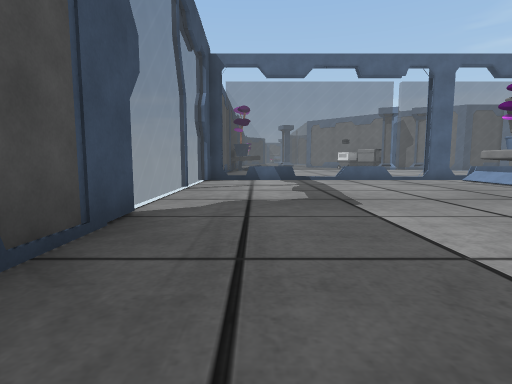
[1] (above)

24 first-person views from a walk through a Unity game level. The camera is 1.2 m above the floor, tilts 6° down and sees 80° across. The floor is counted in squares, 2 m on a side. Each view is taken from the middle of a square. On the plan, view 1 faces up. The plan holds only what a view shows up to about 9 squares ahead; the rest is blank. The place goes on beyond the plan.

[2]
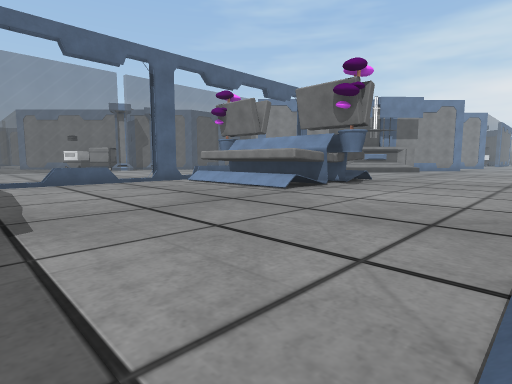

[3]
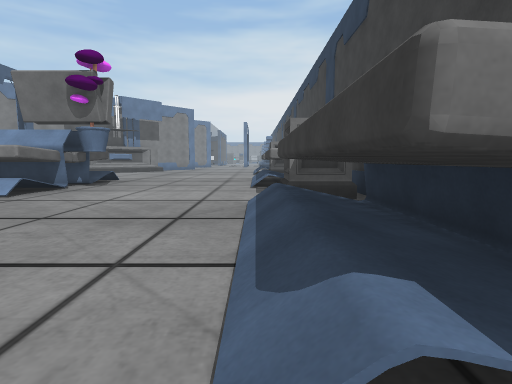

[4]
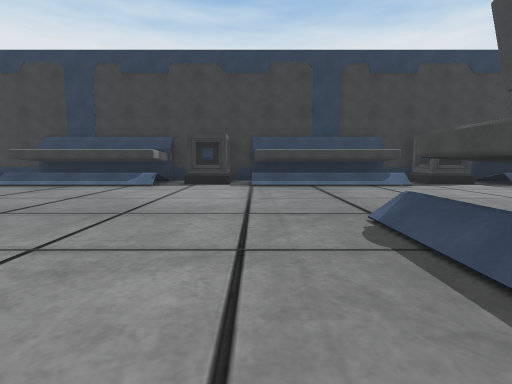

[5]
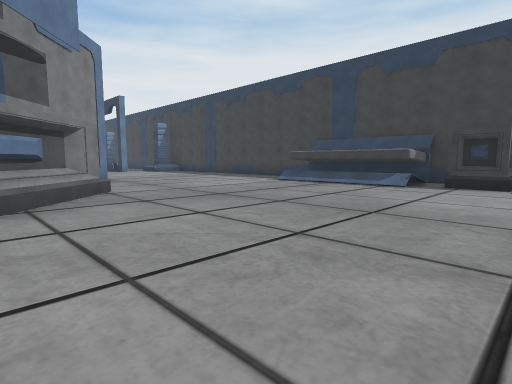

[6]
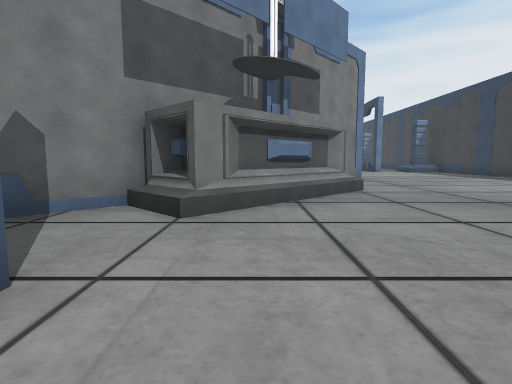

[7]
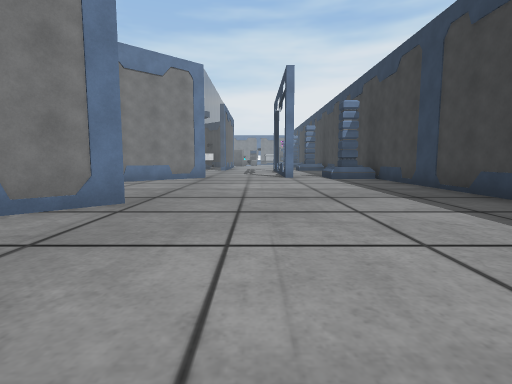

[8]
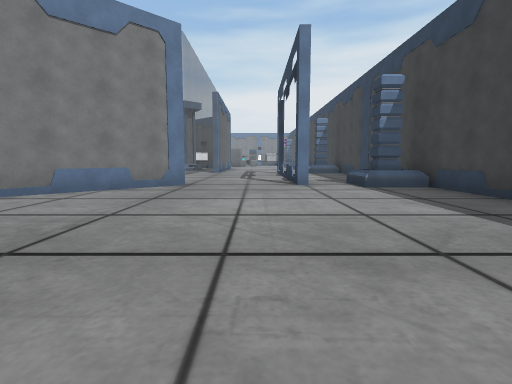

[9]
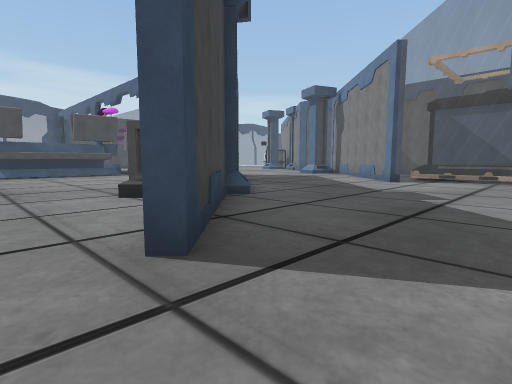

[10]
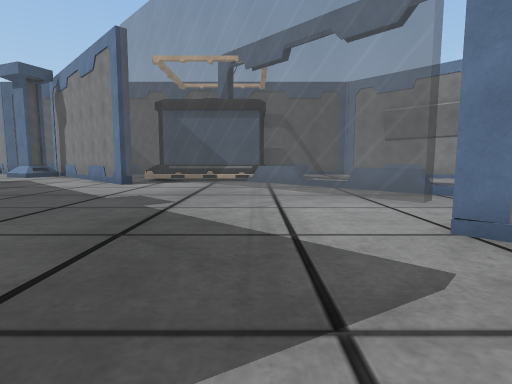

[11]
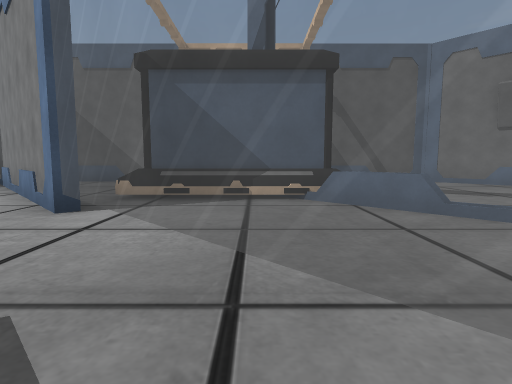

[12]
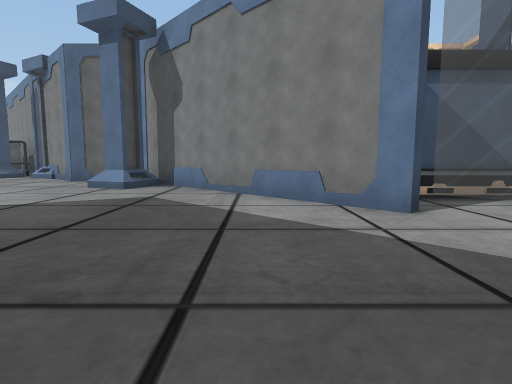

[13]
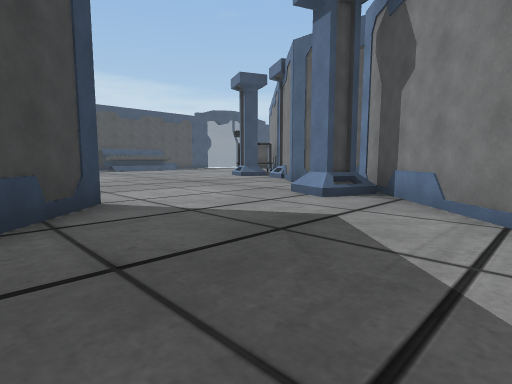

[14]
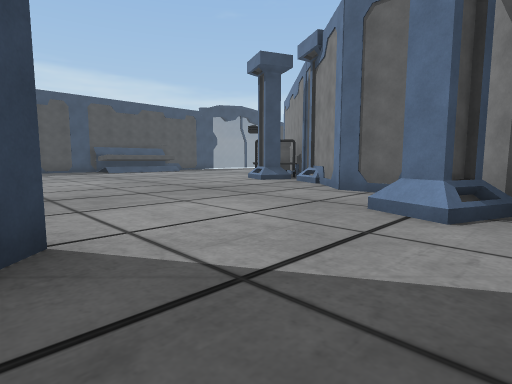

[15]
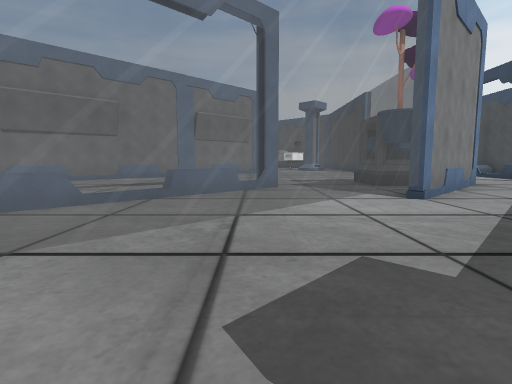

[16]
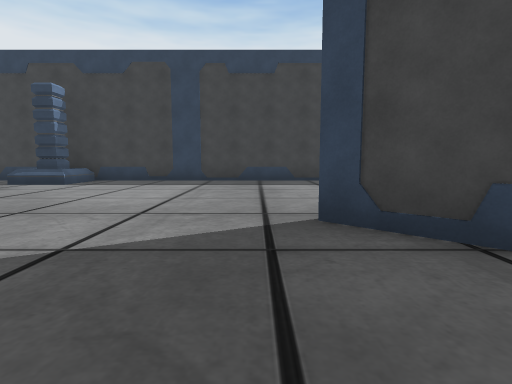

[17]
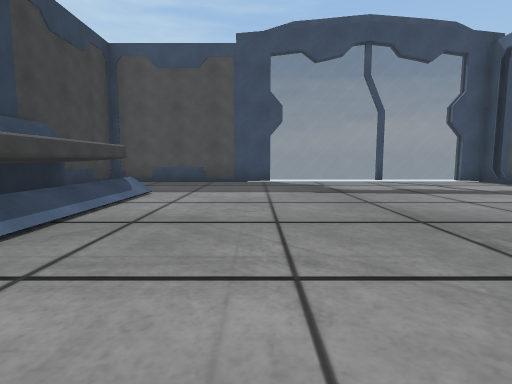

[18]
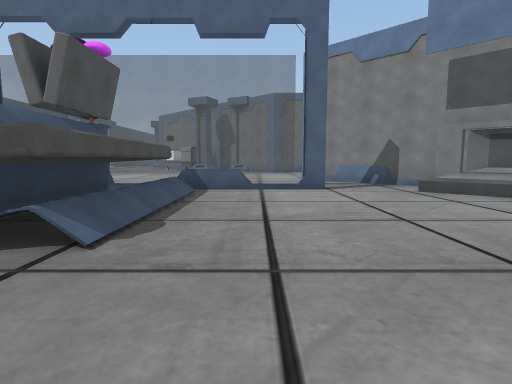

[19]
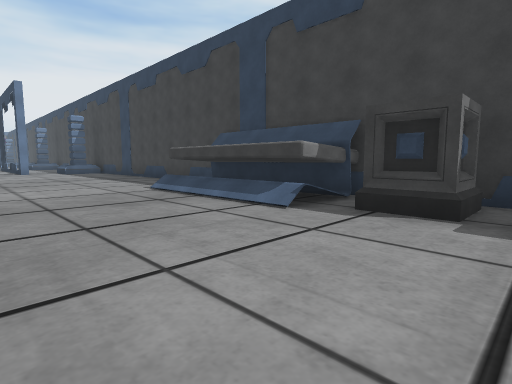

[20]
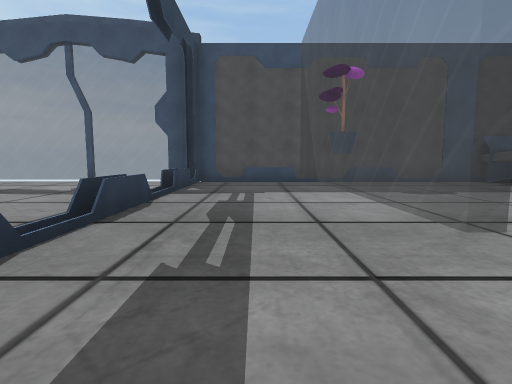

[21]
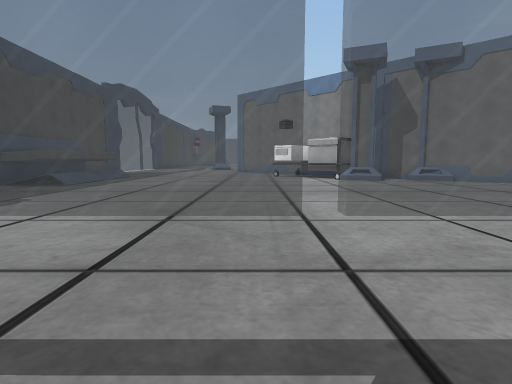

[22]
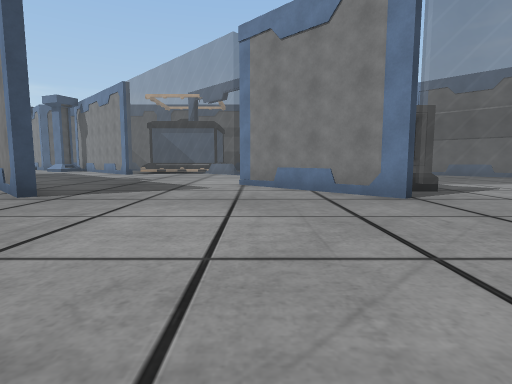

[23]
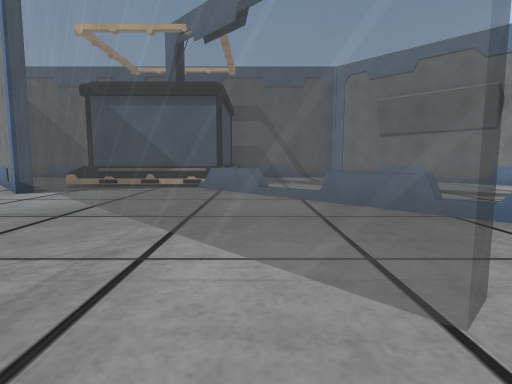

[24]
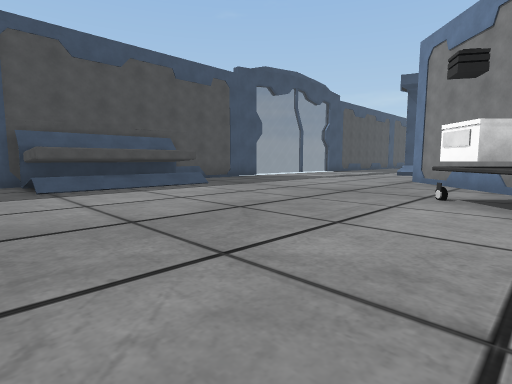

### Floor plan
Key: @ floor where view 1 was taken; # wall or solid block; x gap in a wall; . main floor; : floor 0.25 m higher than the main floor; / step, stairs or slope; = window, fence, low wall or low ledge; ^ raised ledge; O other object.
Columns run from 2 left of view 1 to 28 right of it. Each row starts with its distance up from view 1.
 25       ##
 24      ..##
 23     ....#
 22    ......
 21   ......OOO
 20  #^......OO O
 19  #^.......O.OO            O
 18  #^..........O#######    ####
 17 ###..............##. OOOO   ##
 16 #...............O##..O  O ...##
 15 #.................## O  O.....#
 14 #..................##OOOO......
 13 #O..................##..##.....
 12 #.=====x======x##....=........
 11 #..........  ...##....=...##
 10 #........      ..#.....=....#
  9 ##x#.=xxx O.=.#..O .....=......
  8 =......./ #^.....OOO.....=.....
  7 =......./^#^......OO#O....#OOO.
  6 =......./^#^......./.OO....OO#.
  5 =......./^O^..........#.....#==
  4 =..............................
  3 #..............................
  2 #............................:=
  1 #...////..////.#////...........
  0 #.@   ^^O.#  ^O.#  #........O
 -1 ###############################

Positions as (right, up) in squares from view 1, and headings:
1: (0, 0), facing up
2: (1, 1), facing up-right
3: (1, 1), facing right
4: (11, 8), facing down
5: (11, 8), facing down-right
6: (11, 8), facing right
7: (16, 3), facing right
8: (19, 3), facing right
9: (22, 4), facing up-left
10: (22, 5), facing up
11: (21, 9), facing up
12: (17, 9), facing up
13: (17, 11), facing up-left
14: (15, 12), facing up-left
15: (19, 10), facing right
16: (21, 8), facing down
17: (7, 3), facing left
18: (11, 3), facing up
19: (11, 4), facing down-right
20: (7, 11), facing left
21: (5, 10), facing up
22: (24, 0), facing up
23: (23, 7), facing up
24: (7, 16), facing up-left
